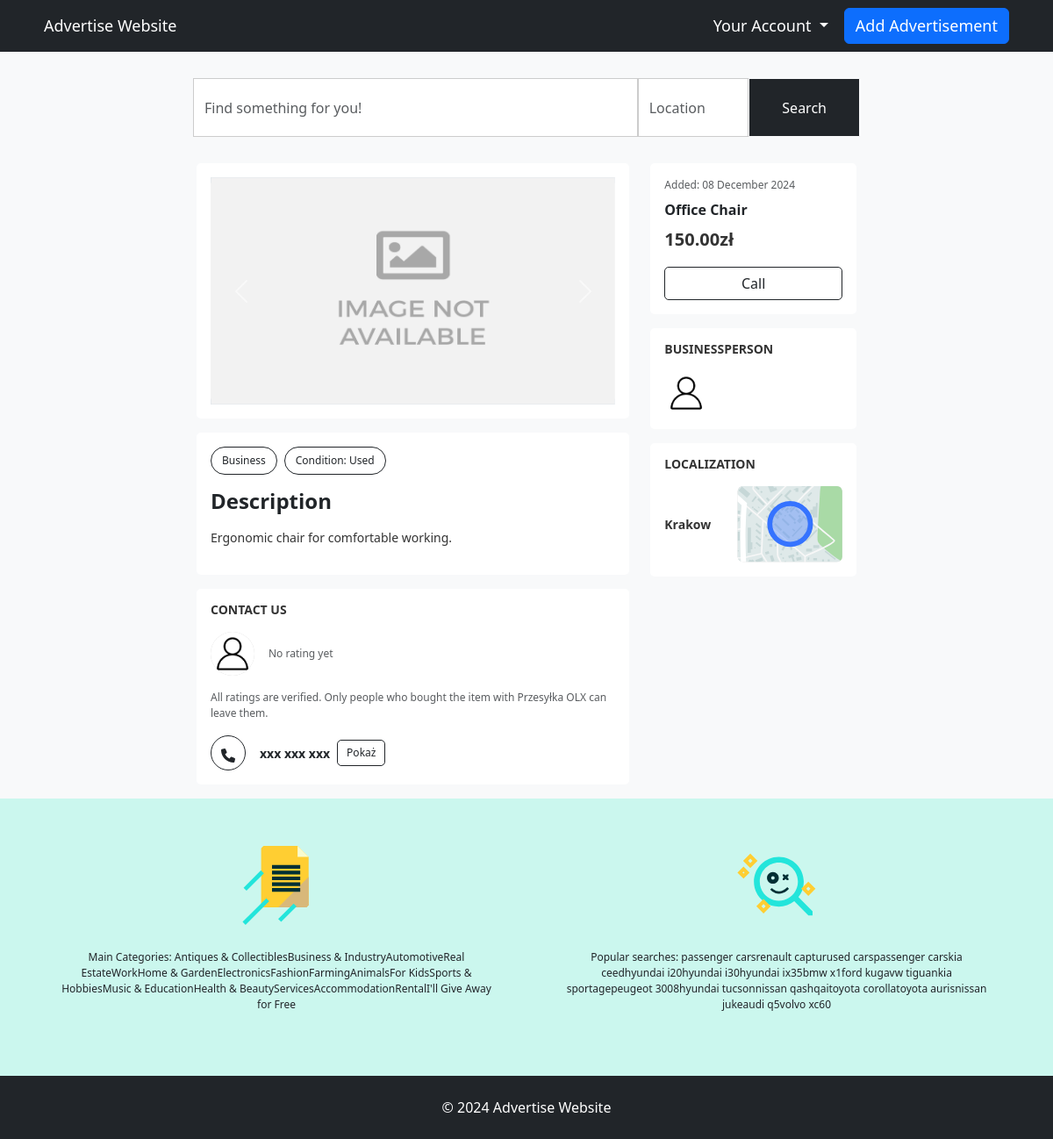
The app's page /ofert.php?adId=2 with its own data.
### tables this page shows
CREATE TABLE IF NOT EXISTS ads (
    id INT AUTO_INCREMENT PRIMARY KEY,
    title VARCHAR(100) NOT NULL,
    description TEXT NOT NULL,
    price DECIMAL(10,2) NOT NULL,
    localization VARCHAR(100) NOT NULL,
    category_id INT NULL,
    image_path TEXT,
    user_id INT NOT NULL,
    phone_number VARCHAR(15) NULL,
    active TINYINT(1) DEFAULT 1,
    condit TINYINT(1) DEFAULT 0,
    created_at DATETIME DEFAULT CURRENT_TIMESTAMP,
    updated_at DATETIME DEFAULT CURRENT_TIMESTAMP ON UPDATE CURRENT_TIMESTAMP,
    FOREIGN KEY (category_id) REFERENCES categories(id) ON DELETE SET NULL,
    FOREIGN KEY (user_id) REFERENCES users(id) ON DELETE CASCADE
);

### ofert.php (the view, shortened to what this page needs)
<?php
require 'db.php';
$adId = trim($_GET['adId']);
try {
    $sql = $db->prepare("SELECT * FROM ads WHERE id = :adId");
    $sql->bindParam(':adId', $adId);
    $sql->execute();
    $adData = $sql->fetch(PDO::FETCH_ASSOC);
} catch (PDOException $e) {
    echo json_encode(['success' => false, 'message' => 'Database error.']);
    exit();
}
$condition = 'New';
if ($adData['condit'] == 1) {
    $condition = 'Used';
}
?>
<!DOCTYPE html>
<html lang="pl">
<head>
    <link href="https://cdn.jsdelivr.net/npm/bootstrap@5.3.3/dist/css/bootstrap.min.css" rel="stylesheet">
    <link href="https://cdnjs.cloudflare.com/ajax/libs/font-awesome/6.0.0/css/all.min.css" rel="stylesheet">
</head>
<body>
    <nav class="navbar navbar-expand-sm bg-dark">
        <div class="container-fluid container-custom">
            <a class="navbar-brand" href="./index.php">Advertise Website</a>
            <div class="collapse navbar-collapse justify-content-center" id="navbarSupportedContent">
                <ul class="navbar-nav">
                    <li class="nav-item dropdown">
                        <a class="nav-link dropdown-toggle" href="#" id="navbarDropdown" role="button"
                            data-bs-toggle="dropdown" aria-expanded="false">
                            Your Account
                        </a>
                    </li>
                </ul>
            </div>
            <a class="btn btn-primary btn-add-ad" href="./addAnnounView.php">Add Advertisement</a>
        </div>
    </nav>
    <div style="min-height: 100vh;" id="kontener" class="container-fluid bg-light">
        <div class="row h-100">
            <div class="col-md-2 bg-light" id="sideBar1"></div>
            <main class="col-md-8 bg-light">
                <div style="padding: 30px 20px;" class="col-12">
                    <form id="searchForm" action="./oferts.php" method="GET">
                        <div class="row justify-content-center align-items-center">
                            <div class="col-lg-8 col-md-8 col-sm-8 p-0">
                                <input type="text" class="form-control search-slt" id="searchQuery" name="search" placeholder="Find something for you!">
                            </div>
                            <div class="col-lg-2 col-md-2 col-sm-2 p-0">
                                <input type="text" class="form-control search-slt" id="locationQuery" name="location" placeholder="Location">
                            </div>
                            <div class="col-lg-2 col-md-2 col-sm-2 p-0">
                                <button type="submit" class="btn btn-light btn-search" id="searchButton">Search</button>
                            </div>
                        </div>
                    </form>
                </div>
                <div class="container-fluid">
                    <div class="row">
                        <div class="col-lg-8">
                            <div class="d-flex flex-column gap-3">
                                <div class="bg-white p-3" style="border-radius: 5px;">
                                    <?php
                                    if (!empty($adData['image_path'])) {
                                        $imagePaths = explode(',', $adData['image_path']);
                                        $baseImagePath = './uploads/';
                                    } else {
                                        $baseImagePath = './uploads/';
                                        $imagePaths = ['noImage.jpg'];
                                    }
                                    ?>
                                    <div id="adImagesCarousel" class="carousel slide" data-bs-ride="carousel">
                                        <div class="carousel-inner">
                                            <?php foreach ($imagePaths as $index => $image): ?>
                                                <div class="carousel-item <?= $index === 0 ? 'active' : '' ?>">
                                                    <img src="<?= $baseImagePath . trim($image) ?>" class="d-block w-100" alt="Ad Image">
                                                </div>
                                            <?php endforeach; ?>
                                        </div>
                                        <button class="carousel-control-prev" type="button" data-bs-target="#adImagesCarousel" data-bs-slide="prev">
                                            <span class="carousel-control-prev-icon" aria-hidden="true"></span>
                                        </button>
                                        <button class="carousel-control-next" type="button" data-bs-target="#adImagesCarousel" data-bs-slide="next">
                                            <span class="carousel-control-next-icon" aria-hidden="true"></span>
                                        </button>
                                    </div>
                                </div>
                                <div class="bg-white p-3" style="border-radius: 5px;">
                                    <div class="d-flex mb-3">
                                        <button class="btn btn-outline-dark me-2" style="border-radius: 20px; font-size: 12px;">Business</button>
                                        <button class="btn btn-outline-dark" style="border-radius: 20px; font-size: 12px;">Condition: <?= $condition ?></button>
                                    </div>
                                    <h4 class="fw-bold mb-3">Description</h4>
                                    <p style="font-size: 14px; color: #333;">
                                        <?= $adData['description'] ?>
                                    </p>
                                </div>
                                <div class="bg-white p-3 mb-3" style="border-radius: 5px;">
                                    <h6 class="text-uppercase mb-3" style="font-weight: bold; font-size: 14px; color: #333;">Contact us</h6>
                                    <div class="d-flex align-items-center mb-3">
                                        <div class="me-3">
                                            <img src="./img/account-icon-template-vector.jpg" alt="Awatar" style="width: 50px; height: 50px; border-radius: 50%; background-color: #ccc;">
                                        </div>
                                        <div>
                                            <p class="mb-0 text-muted" style="font-size: 12px;">No rating yet</p>
                                        </div>
                                    </div>
                                    <p class="text-muted mb-3" style="font-size: 12px;">
                                        All ratings are verified. Only people who bought the item with Przesyłka OLX can leave them.
                                    </p>
                                    <div id="contact" class="d-flex align-items-center justify-content-between">
                                        <div id="contact" class="d-flex align-items-center">
                                            <button class="btn btn-outline-dark me-2" style="border-radius: 50%; padding: 10px; width: 40px; height: 40px;">
                                                <i class="fas fa-phone" style="font-size: 16px;"></i>
                                            </button>
                                            <div class="mx-2">
                                                <p id="phone-number" class="mb-0 fw-bold" style="font-size: 14px;">xxx xxx xxx</p>
                                            </div>
                                            <button id="phone-btn" class="btn btn-outline-dark" style="border-radius: 5px; font-size: 12px; padding: 5px 10px;">Pokaż</button>
                                        </div>
                                    </div>
                                </div>
                            </div>
                        </div>
                        <div class="col-lg-4">
                            <div class="d-flex flex-column gap-3">
                                <div class="bg-white p-3" style="border-radius: 5px;">
                                    <p class="text-muted mb-2" style="font-size: 12px;">Added: <?= date('d F Y', strtotime($adData['created_at'])) ?></p>
                                    <p class="fw-bold mb-2" style="font-size: 16px; line-height: 1.4;">
                                        <?= $adData['title'] ?>
                                    </p>
                                    <p class="fw-bold mb-3" style="font-size: 20px; color: #333;"><?= $adData['price'] ?>zł</p>
                                    <a href="#contact" class="btn btn-outline-dark w-100" style="border-radius: 5px;">Call</a>
                                </div>
                                <div class="bg-white p-3" style="border-radius: 5px;">
                                    <h6 class="mb-3 text-uppercase" style="font-weight: bold; font-size: 14px; color: #333;">Businessperson</h6>
                                    <div class="d-flex align-items-center">
                                        <div class="me-3">
                                            <img src="./img/account-icon-template-vector.jpg" class="rounded-circle me-3" style="width: 50px; height: 50px;" alt="Avatar">
                                        </div>
                                    </div>
                                </div>
                                <div class="bg-white p-3" style="border-radius: 5px;">
                                    <h6 class="mb-3 text-uppercase" style="font-weight: bold; font-size: 14px; color: #333;">Localization</h6>
                                    <div class="d-flex align-items-center">
                                        <div class="me-3">
                                            <p class="mb-0" style="font-size: 14px; font-weight: bold; color: #333;"><?= $adData['localization'] ?></p>
                                        </div>
                                        <div class="ms-auto">
                                            <img src="./img/staticMap.svg" class="img-fluid" style="width: 120px; height: auto; border-radius: 5px;" alt="Mapa">
                                        </div>
                                    </div>
                                </div>
                            </div>
                        </div>
                    </div>
                </div>
            </main>
            <div class="col-md-2 bg-light" id="sideBar2"></div>
        </div>
    </div>
    <div class="py-5" style="background-color: #cbf7ee;min-height: 200px;" class="popular">
        <div class="container ">
            <div class="row text-center">
                <div class="col-6">
                    <div class="mb-3" style="align-items: center;"><img style="height:100px; width:100px" src="./img/1.svg" alt=""></div>
                    <div class="m-4" style="font-size:12px;">
                        <span>
                            Main Categories: Antiques & CollectiblesBusiness & IndustryAutomotiveReal EstateWorkHome & GardenElectronicsFashionFarmingAnimalsFor KidsSports & HobbiesMusic & EducationHealth & BeautyServicesAccommodationRentalI'll Give Away for Free </span>
                    </div>
                </div>
                <div class="col-6">
                    <div class="mb-3" style="align-items: center;"><img style="height:100px; width:100px" src="./img/2.svg" alt=""></div>
                    <div class="m-4" style="font-size:12px;"><span>
                            Popular searches: passenger carsrenault capturused carspassenger carskia ceedhyundai i20hyundai i30hyundai ix35bmw x1ford kugavw tiguankia sportagepeugeot 3008hyundai tucsonnissan qashqaitoyota corollatoyota aurisnissan jukeaudi q5volvo xc60 </span>
                    </div>
                </div>
            </div>
        </div>
    </div>
    <footer class="bg-dark text-white text-center py-4 mt-auto">
        &copy; 2024 Advertise Website
    </footer>
</body>
</html>

### ofert.php (style rules this page uses)
.search-slt { display: block; width: 100%; height: 22px; font-size: 1rem; line-height: 1.5; color: #55595c; background-color: #fff; background-image: none; border: 1px solid #ccc; height: calc(4rem + 3px) !important; border-radius: 0; }
.btn-search { width: 100%; font-size: 1rem; font-weight: 400; text-transform: capitalize; height: calc(4rem + 3px) !important; border-radius: 1%; background-color: var(--bs-body-color); color: white !important; }
.container-custom { padding-left: 260px; padding-right: 260px; }
.navbar-brand { margin-right: auto; }
.btn-add-ad { margin-left: 10px; }
.container-custom { padding-left: 320px; padding-right: 320px; }
@media (max-width: 1900px) { .container-custom { padding-left: 300px; padding-right: 300px; } }
@media (max-width: 1600px) { .container-custom { padding-left: 255px; padding-right: 255px; } }
@media (max-width: 1200px) { .container-custom { padding-left: 50px; padding-right: 50px; } }
.navbar-collapse { flex-grow: 0; }
.btn-add-ad { flex-grow: 0; }
.navbar-brand, #navbarDropdown, .btn-add-ad { font-size: 18px !important; ; font-weight: 400 !important; color: white !important; }

### records on screen
ads: image_path (placeholder picture), condit "Used", description "Ergonomic chair for comfortable working.", created_at "08 December 2024", title "Office Chair", price "150.00", localization "Krakow"
